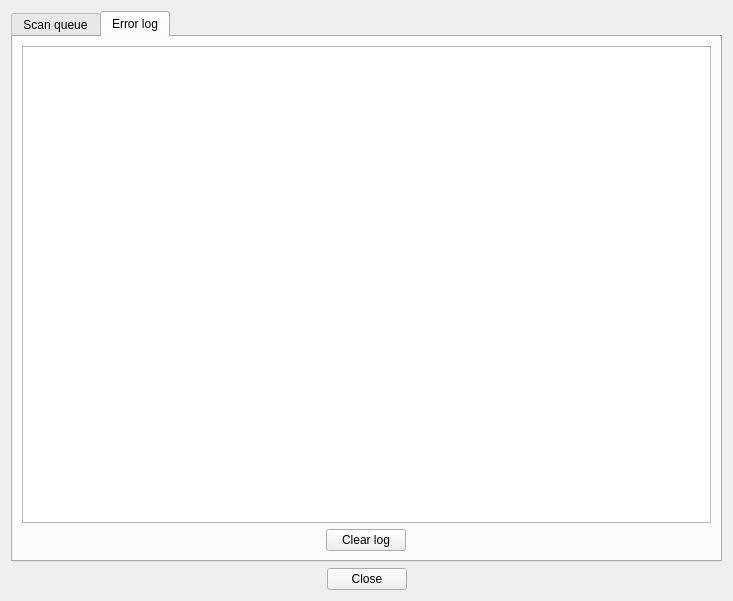
<?xml version="1.0" encoding="UTF-8"?>
<ui version="4.0">
 <class>Dialog</class>
 <widget class="QDialog" name="Dialog">
  <property name="geometry">
   <rect>
    <x>0</x>
    <y>0</y>
    <width>733</width>
    <height>601</height>
   </rect>
  </property>
  <property name="windowTitle">
   <string>Dialog</string>
  </property>
  <layout class="QGridLayout" name="gridLayout_3">
   <item row="0" column="0" colspan="3">
    <widget class="QTabWidget" name="tabWidget">
     <property name="currentIndex">
      <number>1</number>
     </property>
     <widget class="QWidget" name="tab">
      <attribute name="title">
       <string>Scan queue</string>
      </attribute>
      <layout class="QGridLayout" name="gridLayout">
       <item row="0" column="0" colspan="3">
        <widget class="QListView" name="scan_queue_view"/>
       </item>
       <item row="1" column="0">
        <spacer name="horizontalSpacer_5">
         <property name="orientation">
          <enum>Qt::Horizontal</enum>
         </property>
         <property name="sizeHint" stdset="0">
          <size>
           <width>229</width>
           <height>20</height>
          </size>
         </property>
        </spacer>
       </item>
       <item row="1" column="1">
        <widget class="QPushButton" name="cancel_scan_button">
         <property name="text">
          <string>Cancel scan</string>
         </property>
        </widget>
       </item>
       <item row="1" column="2">
        <spacer name="horizontalSpacer_6">
         <property name="orientation">
          <enum>Qt::Horizontal</enum>
         </property>
         <property name="sizeHint" stdset="0">
          <size>
           <width>228</width>
           <height>20</height>
          </size>
         </property>
        </spacer>
       </item>
      </layout>
     </widget>
     <widget class="QWidget" name="tab_2">
      <attribute name="title">
       <string>Error log</string>
      </attribute>
      <layout class="QGridLayout" name="gridLayout_2">
       <item row="0" column="0" colspan="3">
        <widget class="QTreeView" name="error_log_view">
         <property name="alternatingRowColors">
          <bool>true</bool>
         </property>
         <property name="rootIsDecorated">
          <bool>false</bool>
         </property>
         <property name="itemsExpandable">
          <bool>false</bool>
         </property>
         <property name="expandsOnDoubleClick">
          <bool>false</bool>
         </property>
        </widget>
       </item>
       <item row="1" column="0">
        <spacer name="horizontalSpacer">
         <property name="orientation">
          <enum>Qt::Horizontal</enum>
         </property>
         <property name="sizeHint" stdset="0">
          <size>
           <width>304</width>
           <height>20</height>
          </size>
         </property>
        </spacer>
       </item>
       <item row="1" column="1">
        <widget class="QPushButton" name="clear_log_button">
         <property name="text">
          <string>Clear log</string>
         </property>
        </widget>
       </item>
       <item row="1" column="2">
        <spacer name="horizontalSpacer_2">
         <property name="orientation">
          <enum>Qt::Horizontal</enum>
         </property>
         <property name="sizeHint" stdset="0">
          <size>
           <width>304</width>
           <height>20</height>
          </size>
         </property>
        </spacer>
       </item>
      </layout>
     </widget>
    </widget>
   </item>
   <item row="1" column="0">
    <spacer name="horizontalSpacer_3">
     <property name="orientation">
      <enum>Qt::Horizontal</enum>
     </property>
     <property name="sizeHint" stdset="0">
      <size>
       <width>323</width>
       <height>20</height>
      </size>
     </property>
    </spacer>
   </item>
   <item row="1" column="1">
    <widget class="QPushButton" name="close_dialog_button">
     <property name="text">
      <string>Close</string>
     </property>
    </widget>
   </item>
   <item row="1" column="2">
    <spacer name="horizontalSpacer_4">
     <property name="orientation">
      <enum>Qt::Horizontal</enum>
     </property>
     <property name="sizeHint" stdset="0">
      <size>
       <width>322</width>
       <height>20</height>
      </size>
     </property>
    </spacer>
   </item>
  </layout>
 </widget>
 <resources/>
 <connections/>
</ui>
